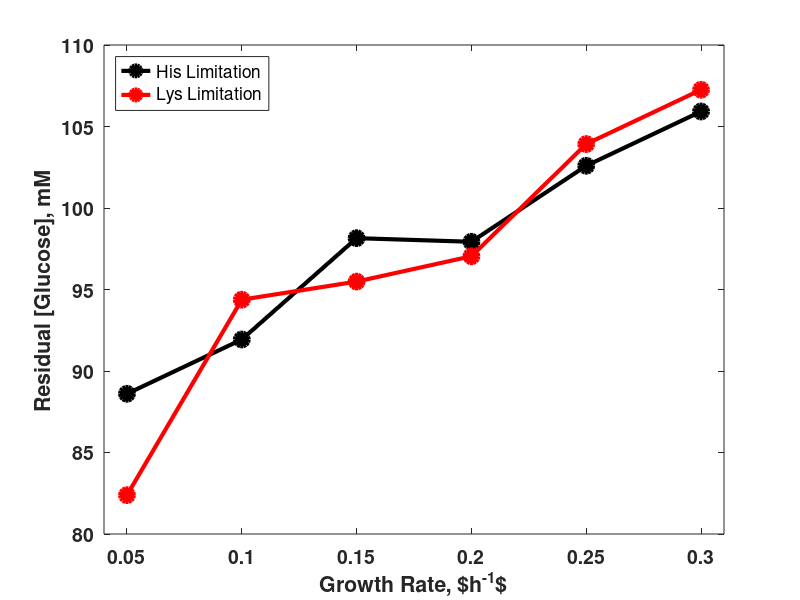

Write the MATLAB code that produced this figure. (Note: this script raises an error after producing the figure.)
%% Glucose concentartion:
%
% 500 \mu l -- solution 1
% 10  \mu l -- sample ( 10 x diluted, 100 \mu l + 900 \mu l )
% 10  \mu l -- suspension 2 
% 990 \mu l -- water
Glu = [399 414 442 441 462 477 ...
       371 425 430 437 468 483 ];
b = 1.510 * 1e3 / ( 6.8 * 1e-2 * 1e3 );  % 6.3 180 
c = b * 10 * Glu*1e-3;   

fprintf( '%1.2f mM\n', c )
fprintf( '\n' );


%% Plots Glucose Concentartion 

Marker = { 'linewidth', 3, 'MarkerSize', 10, 'MarkerFaceColor' };

gr = 0.05 : 0.05 : 0.3;


plot( gr, c(1:6), 'ko-', Marker{:}, 'k' ); hold on 
plot( gr, c(7:12), 'ro-', Marker{:}, 'r' );


xlim( [0.04 .31] );
set( gca, 'Xtick', gr,  'XtickLabel', gr );
set( gca, 'FontWeight', 'Bold', 'FontSize', 14 );

h(1) = xlabel( 'Growth Rate, $h^{-1}$' );    
h(2) = ylabel( 'Residual [Glucose], mM' );   % 
hh = legend(   'His Limitation',...
               'Lys Limitation',...
               'Location', 'NorthWest'  );
sett( hh, 16 );           
set( hh, 'box', 'off' );           
sett(h, 20);           
%set(h, 'fontsize', 16, 'FontWeight', 'bold');
%%
pdf( 'Glucose_Concentartion', [9 5], 1 );









%% Ethanol concentartion:
%
% 500 \mu l -- solution 2
% 10  \mu l -- sample ( 10 x diluted, 100 \mu l + 900 \mu l )
%  5  \mu l -- suspension 3 
% 990 \mu l -- water
Eth = [150 139  82  61 32/2 30/2 ...
       244 159 139 128 28/2 25/2 ];
b = 1.505 * 1e3 / ( 6.3 * 1e-2 * 2* 1e3 );  %46.07 
c = b * 10 * Eth*1e-3;   

fprintf( '%1.2f mM\n', c )
fprintf( '\n' );


%% Plots Ethanol Concentartion 

Marker = { 'linewidth', 3, 'MarkerSize', 10, 'MarkerFaceColor' };

gr = 0.05 : 0.05 : 0.3;

plot( gr, c(1:6), 'ko-', Marker{:}, 'k' ); hold on 
plot( gr, c(7:12), 'ro-', Marker{:}, 'r' );


xlim( [0.04 .31] );
set( gca, 'Xtick', gr,  'XtickLabel', gr );
set( gca, 'FontWeight', 'Bold', 'FontSize', 14 );

h(1) = xlabel( 'Growth Rate, $h^{-1}$' );    
h(2) = ylabel( '[Ethanol], mM' );   
hh = legend(   'His Limitation',...
               'Lys Limitation',...
               'Location', 'NorthEast'  );
sett( hh, 16 );           
set( hh, 'box', 'off' );           
sett(h, 20);           
%set(h, 'fontsize', 16, 'FontWeight', 'bold');
%%
pdf( 'Ethanol_Concentartion', [9 5], 1 );
%png( 'Ethanol_Concentartion', [9 5], 1 );

    











%% Ethanol concentartion in the Victor's samples:
%
% 500 \mu l -- solution 2
% 10  \mu l -- sample ( 10 x diluted, 100 \mu l + 900 \mu l )
%  5  \mu l -- suspension 3 
% 990 \mu l -- water
Eth = [299      200 135 103 ...  % Leu limited chemostats (1, ,3,4,5)
       339  238 199 134  75  ];  % Ura limited chemostats (1,2,3,4,5)
b = 1.505 * 1e3 / ( 6.3 * 1e-2 * 2* 1e3 );  %46.07 
c = b * 10 * Eth*1e-3;   

fprintf( '%1.2f mM\n', c )
fprintf( '\n' );


%% Plots Ethanol Concentartion 

Marker = { 'linewidth', 3, 'MarkerSize', 10, 'MarkerFaceColor' };


gr1 = [0.05, 	   0.16, 0.22, 0.30];
gr2 = [0.05, 0.11, 0.16, 0.22, 0.30];


plot( gr1, c(1:4), 'ko-', Marker{:}, 'k' ); hold on 
plot( gr2, c(5:9), 'ro-', Marker{:}, 'r' );


xlim( [0.04 .31] );
set( gca, 'Xtick', gr2,  'XtickLabel', gr2 );
set( gca, 'FontWeight', 'Bold', 'FontSize', 14 );

h(1) = xlabel( 'Growth Rate, $h^{-1}$' );    
h(2) = ylabel( '[Ethanol], mM' );   
hh = legend(   'Leu Limitation',...
               'Ura Limitation',...
               'Location', 'NorthEast'  );
sett( hh, 16 );           
set( hh, 'box', 'off' );           
sett(h, 20);           
%set(h, 'fontsize', 16, 'FontWeight', 'bold');
%%
pdf( 'Ethanol_Concentartion_Leu_Ura', [9 5], 1 );
%png( 'Ethanol_Concentartion', [9 5], 1 );
